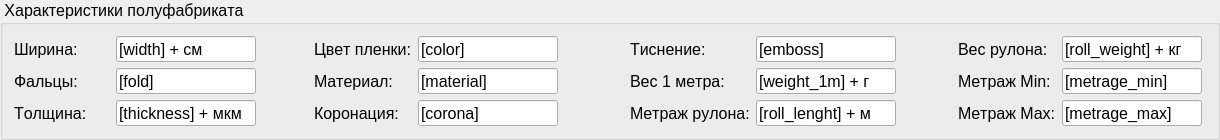
      <widget class="QGroupBox" name="film_params_groupBox">
       <property name="sizePolicy">
        <sizepolicy hsizetype="Expanding" vsizetype="Fixed">
         <horstretch>0</horstretch>
         <verstretch>0</verstretch>
        </sizepolicy>
       </property>
       <property name="minimumSize">
        <size>
         <width>1220</width>
         <height>140</height>
        </size>
       </property>
       <property name="maximumSize">
        <size>
         <width>16777215</width>
         <height>140</height>
        </size>
       </property>
       <property name="font">
        <font>
         <family>Segoe UI Symbol</family>
         <pointsize>12</pointsize>
         <stylestrategy>PreferAntialias</stylestrategy>
         <kerning>false</kerning>
        </font>
       </property>
       <property name="title">
        <string> Характеристики полуфабриката  </string>
       </property>
       <layout class="QGridLayout" name="gridLayout">
        <item row="0" column="0">
         <layout class="QHBoxLayout" name="horizontalLayout_3">
          <property name="spacing">
           <number>6</number>
          </property>
          <property name="bottomMargin">
           <number>0</number>
          </property>
          <item>
           <layout class="QFormLayout" name="formLayout">
            <property name="formAlignment">
             <set>Qt::AlignJustify|Qt::AlignTop</set>
            </property>
            <item row="0" column="0">
             <widget class="QLabel" name="label_5">
              <property name="minimumSize">
               <size>
                <width>96</width>
                <height>0</height>
               </size>
              </property>
              <property name="font">
               <font>
                <family>Segoe UI Symbol</family>
                <pointsize>12</pointsize>
                <stylestrategy>PreferAntialias</stylestrategy>
                <kerning>false</kerning>
               </font>
              </property>
              <property name="text">
               <string>Ширина:</string>
              </property>
              <property name="alignment">
               <set>Qt::AlignLeading|Qt::AlignLeft|Qt::AlignVCenter</set>
              </property>
             </widget>
            </item>
            <item row="0" column="1">
             <widget class="QLineEdit" name="width_lineEdit">
              <property name="minimumSize">
               <size>
                <width>140</width>
                <height>22</height>
               </size>
              </property>
              <property name="maximumSize">
               <size>
                <width>140</width>
                <height>16777215</height>
               </size>
              </property>
              <property name="font">
               <font>
                <family>Segoe UI Symbol</family>
                <pointsize>12</pointsize>
                <stylestrategy>PreferAntialias</stylestrategy>
                <kerning>false</kerning>
               </font>
              </property>
              <property name="styleSheet">
               <string notr="true"/>
              </property>
              <property name="text">
               <string>[width] + см</string>
              </property>
              <property name="alignment">
               <set>Qt::AlignLeading|Qt::AlignLeft|Qt::AlignVCenter</set>
              </property>
              <property name="readOnly">
               <bool>true</bool>
              </property>
             </widget>
            </item>
            <item row="1" column="0">
             <widget class="QLabel" name="label_9">
              <property name="minimumSize">
               <size>
                <width>96</width>
                <height>0</height>
               </size>
              </property>
              <property name="font">
               <font>
                <family>Segoe UI Symbol</family>
                <pointsize>12</pointsize>
                <stylestrategy>PreferAntialias</stylestrategy>
                <kerning>false</kerning>
               </font>
              </property>
              <property name="text">
               <string>Фальцы:</string>
              </property>
              <property name="alignment">
               <set>Qt::AlignLeading|Qt::AlignLeft|Qt::AlignVCenter</set>
              </property>
             </widget>
            </item>
            <item row="1" column="1">
             <widget class="QLineEdit" name="fold_lineEdit">
              <property name="minimumSize">
               <size>
                <width>140</width>
                <height>22</height>
               </size>
              </property>
              <property name="maximumSize">
               <size>
                <width>140</width>
                <height>16777215</height>
               </size>
              </property>
              <property name="font">
               <font>
                <family>Segoe UI Symbol</family>
                <pointsize>12</pointsize>
                <stylestrategy>PreferAntialias</stylestrategy>
                <kerning>false</kerning>
               </font>
              </property>
              <property name="text">
               <string>[fold]</string>
              </property>
              <property name="alignment">
               <set>Qt::AlignLeading|Qt::AlignLeft|Qt::AlignVCenter</set>
              </property>
              <property name="readOnly">
               <bool>true</bool>
              </property>
             </widget>
            </item>
            <item row="2" column="0">
             <widget class="QLabel" name="label_11">
              <property name="minimumSize">
               <size>
                <width>96</width>
                <height>0</height>
               </size>
              </property>
              <property name="font">
               <font>
                <family>Segoe UI Symbol</family>
                <pointsize>12</pointsize>
                <stylestrategy>PreferAntialias</stylestrategy>
                <kerning>false</kerning>
               </font>
              </property>
              <property name="text">
               <string>Толщина:</string>
              </property>
              <property name="alignment">
               <set>Qt::AlignLeading|Qt::AlignLeft|Qt::AlignVCenter</set>
              </property>
             </widget>
            </item>
            <item row="2" column="1">
             <widget class="QLineEdit" name="thickness_lineEdit">
              <property name="minimumSize">
               <size>
                <width>140</width>
                <height>22</height>
               </size>
              </property>
              <property name="maximumSize">
               <size>
                <width>140</width>
                <height>16777215</height>
               </size>
              </property>
              <property name="font">
               <font>
                <family>Segoe UI Symbol</family>
                <pointsize>12</pointsize>
                <stylestrategy>PreferAntialias</stylestrategy>
                <kerning>false</kerning>
               </font>
              </property>
              <property name="text">
               <string>[thickness] + мкм</string>
              </property>
              <property name="alignment">
               <set>Qt::AlignLeading|Qt::AlignLeft|Qt::AlignVCenter</set>
              </property>
              <property name="readOnly">
               <bool>true</bool>
              </property>
             </widget>
            </item>
           </layout>
          </item>
          <item>
           <layout class="QFormLayout" name="formLayout_2">
            <property name="formAlignment">
             <set>Qt::AlignLeading|Qt::AlignLeft|Qt::AlignTop</set>
            </property>
            <property name="rightMargin">
             <number>0</number>
            </property>
            <item row="0" column="0">
             <widget class="QLabel" name="label_13">
              <property name="minimumSize">
               <size>
                <width>96</width>
                <height>0</height>
               </size>
              </property>
              <property name="font">
               <font>
                <family>Segoe UI Symbol</family>
                <pointsize>12</pointsize>
                <stylestrategy>PreferAntialias</stylestrategy>
                <kerning>false</kerning>
               </font>
              </property>
              <property name="text">
               <string>Цвет пленки:</string>
              </property>
              <property name="alignment">
               <set>Qt::AlignLeading|Qt::AlignLeft|Qt::AlignVCenter</set>
              </property>
             </widget>
            </item>
            <item row="0" column="1">
             <widget class="QLineEdit" name="color_lineEdit">
              <property name="minimumSize">
               <size>
                <width>140</width>
                <height>22</height>
               </size>
              </property>
              <property name="maximumSize">
               <size>
                <width>140</width>
                <height>16777215</height>
               </size>
              </property>
              <property name="font">
               <font>
                <family>Segoe UI Symbol</family>
                <pointsize>12</pointsize>
                <stylestrategy>PreferAntialias</stylestrategy>
                <kerning>false</kerning>
               </font>
              </property>
              <property name="text">
               <string>[color]</string>
              </property>
              <property name="alignment">
               <set>Qt::AlignLeading|Qt::AlignLeft|Qt::AlignVCenter</set>
              </property>
              <property name="readOnly">
               <bool>true</bool>
              </property>
             </widget>
            </item>
            <item row="1" column="0">
             <widget class="QLabel" name="label_8">
              <property name="minimumSize">
               <size>
                <width>96</width>
                <height>0</height>
               </size>
              </property>
              <property name="font">
               <font>
                <family>Segoe UI Symbol</family>
                <pointsize>12</pointsize>
                <stylestrategy>PreferAntialias</stylestrategy>
                <kerning>false</kerning>
               </font>
              </property>
              <property name="text">
               <string>Материал:</string>
              </property>
              <property name="alignment">
               <set>Qt::AlignLeading|Qt::AlignLeft|Qt::AlignVCenter</set>
              </property>
             </widget>
            </item>
            <item row="1" column="1">
             <widget class="QLineEdit" name="material_lineEdit">
              <property name="minimumSize">
               <size>
                <width>140</width>
                <height>22</height>
               </size>
              </property>
              <property name="maximumSize">
               <size>
                <width>140</width>
                <height>16777215</height>
               </size>
              </property>
              <property name="font">
               <font>
                <family>Segoe UI Symbol</family>
                <pointsize>12</pointsize>
                <stylestrategy>PreferAntialias</stylestrategy>
                <kerning>false</kerning>
               </font>
              </property>
              <property name="text">
               <string>[material]</string>
              </property>
              <property name="alignment">
               <set>Qt::AlignLeading|Qt::AlignLeft|Qt::AlignVCenter</set>
              </property>
              <property name="readOnly">
               <bool>true</bool>
              </property>
             </widget>
            </item>
            <item row="2" column="0">
             <widget class="QLabel" name="label_14">
              <property name="minimumSize">
               <size>
                <width>96</width>
                <height>0</height>
               </size>
              </property>
              <property name="font">
               <font>
                <family>Segoe UI Symbol</family>
                <pointsize>12</pointsize>
                <stylestrategy>PreferAntialias</stylestrategy>
                <kerning>false</kerning>
               </font>
              </property>
              <property name="text">
               <string>Коронация:</string>
              </property>
              <property name="alignment">
               <set>Qt::AlignLeading|Qt::AlignLeft|Qt::AlignVCenter</set>
              </property>
             </widget>
            </item>
            <item row="2" column="1">
             <widget class="QLineEdit" name="corona_lineEdit">
              <property name="minimumSize">
               <size>
                <width>140</width>
                <height>22</height>
               </size>
              </property>
              <property name="maximumSize">
               <size>
                <width>140</width>
                <height>16777215</height>
               </size>
              </property>
              <property name="font">
               <font>
                <family>Segoe UI Symbol</family>
                <pointsize>12</pointsize>
                <stylestrategy>PreferAntialias</stylestrategy>
                <kerning>false</kerning>
               </font>
              </property>
              <property name="text">
               <string>[corona]</string>
              </property>
              <property name="alignment">
               <set>Qt::AlignLeading|Qt::AlignLeft|Qt::AlignVCenter</set>
              </property>
              <property name="readOnly">
               <bool>true</bool>
              </property>
             </widget>
            </item>
           </layout>
          </item>
          <item>
           <layout class="QFormLayout" name="formLayout_3">
            <property name="formAlignment">
             <set>Qt::AlignHCenter|Qt::AlignTop</set>
            </property>
            <item row="0" column="0">
             <widget class="QLabel" name="label_10">
              <property name="minimumSize">
               <size>
                <width>96</width>
                <height>0</height>
               </size>
              </property>
              <property name="font">
               <font>
                <family>Segoe UI Symbol</family>
                <pointsize>12</pointsize>
                <stylestrategy>PreferAntialias</stylestrategy>
                <kerning>false</kerning>
               </font>
              </property>
              <property name="text">
               <string>Тиснение:</string>
              </property>
              <property name="alignment">
               <set>Qt::AlignLeading|Qt::AlignLeft|Qt::AlignVCenter</set>
              </property>
             </widget>
            </item>
            <item row="0" column="1">
             <widget class="QLineEdit" name="emboss_lineEdit">
              <property name="minimumSize">
               <size>
                <width>140</width>
                <height>22</height>
               </size>
              </property>
              <property name="maximumSize">
               <size>
                <width>140</width>
                <height>16777215</height>
               </size>
              </property>
              <property name="font">
               <font>
                <family>Segoe UI Symbol</family>
                <pointsize>12</pointsize>
                <stylestrategy>PreferAntialias</stylestrategy>
                <kerning>false</kerning>
               </font>
              </property>
              <property name="text">
               <string>[emboss]</string>
              </property>
              <property name="alignment">
               <set>Qt::AlignLeading|Qt::AlignLeft|Qt::AlignVCenter</set>
              </property>
              <property name="readOnly">
               <bool>true</bool>
              </property>
             </widget>
            </item>
            <item row="1" column="0">
             <widget class="QLabel" name="label_12">
              <property name="minimumSize">
               <size>
                <width>96</width>
                <height>0</height>
               </size>
              </property>
              <property name="font">
               <font>
                <family>Segoe UI Symbol</family>
                <pointsize>12</pointsize>
                <stylestrategy>PreferAntialias</stylestrategy>
                <kerning>false</kerning>
               </font>
              </property>
              <property name="text">
               <string>Вес 1 метра:</string>
              </property>
              <property name="alignment">
               <set>Qt::AlignLeading|Qt::AlignLeft|Qt::AlignVCenter</set>
              </property>
             </widget>
            </item>
            <item row="1" column="1">
             <widget class="QLineEdit" name="weight_1m_lineEdit">
              <property name="minimumSize">
               <size>
                <width>140</width>
                <height>22</height>
               </size>
              </property>
              <property name="maximumSize">
               <size>
                <width>140</width>
                <height>16777215</height>
               </size>
              </property>
              <property name="font">
               <font>
                <family>Segoe UI Symbol</family>
                <pointsize>12</pointsize>
                <stylestrategy>PreferAntialias</stylestrategy>
                <kerning>false</kerning>
               </font>
              </property>
              <property name="text">
               <string>[weight_1m] + г</string>
              </property>
              <property name="alignment">
               <set>Qt::AlignLeading|Qt::AlignLeft|Qt::AlignVCenter</set>
              </property>
              <property name="readOnly">
               <bool>true</bool>
              </property>
             </widget>
            </item>
            <item row="2" column="0">
             <widget class="QLabel" name="label_16">
              <property name="minimumSize">
               <size>
                <width>96</width>
                <height>0</height>
               </size>
              </property>
              <property name="font">
               <font>
                <family>Segoe UI Symbol</family>
                <pointsize>12</pointsize>
                <stylestrategy>PreferAntialias</stylestrategy>
                <kerning>false</kerning>
               </font>
              </property>
              <property name="text">
               <string>Метраж рулона:</string>
              </property>
              <property name="alignment">
               <set>Qt::AlignLeading|Qt::AlignLeft|Qt::AlignVCenter</set>
              </property>
             </widget>
            </item>
            <item row="2" column="1">
             <widget class="QLineEdit" name="roll_lenght_lineEdit">
              <property name="minimumSize">
               <size>
                <width>140</width>
                <height>22</height>
               </size>
              </property>
              <property name="maximumSize">
               <size>
                <width>140</width>
                <height>16777215</height>
               </size>
              </property>
              <property name="font">
               <font>
                <family>Segoe UI Symbol</family>
                <pointsize>12</pointsize>
                <stylestrategy>PreferAntialias</stylestrategy>
                <kerning>false</kerning>
               </font>
              </property>
              <property name="text">
               <string>[roll_lenght] + м</string>
              </property>
              <property name="alignment">
               <set>Qt::AlignLeading|Qt::AlignLeft|Qt::AlignVCenter</set>
              </property>
              <property name="readOnly">
               <bool>true</bool>
              </property>
             </widget>
            </item>
           </layout>
          </item>
          <item>
           <layout class="QFormLayout" name="formLayout_10">
            <property name="formAlignment">
             <set>Qt::AlignRight|Qt::AlignTop|Qt::AlignTrailing</set>
            </property>
            <property name="rightMargin">
             <number>10</number>
            </property>
            <item row="0" column="0">
             <widget class="QLabel" name="label_17">
              <property name="minimumSize">
               <size>
                <width>96</width>
                <height>0</height>
               </size>
              </property>
              <property name="font">
               <font>
                <family>Segoe UI Symbol</family>
                <pointsize>12</pointsize>
                <stylestrategy>PreferAntialias</stylestrategy>
                <kerning>false</kerning>
               </font>
              </property>
              <property name="text">
               <string>Вес рулона:</string>
              </property>
              <property name="alignment">
               <set>Qt::AlignLeading|Qt::AlignLeft|Qt::AlignVCenter</set>
              </property>
             </widget>
            </item>
            <item row="0" column="1">
             <widget class="QLineEdit" name="roll_weight_lineEdit">
              <property name="minimumSize">
               <size>
                <width>140</width>
                <height>22</height>
               </size>
              </property>
              <property name="maximumSize">
               <size>
                <width>140</width>
                <height>16777215</height>
               </size>
              </property>
              <property name="font">
               <font>
                <family>Segoe UI Symbol</family>
                <pointsize>12</pointsize>
                <stylestrategy>PreferAntialias</stylestrategy>
                <kerning>false</kerning>
               </font>
              </property>
              <property name="text">
               <string>[roll_weight] + кг</string>
              </property>
              <property name="alignment">
               <set>Qt::AlignLeading|Qt::AlignLeft|Qt::AlignVCenter</set>
              </property>
              <property name="readOnly">
               <bool>true</bool>
              </property>
             </widget>
            </item>
            <item row="1" column="0">
             <widget class="QLabel" name="label_15">
              <property name="minimumSize">
               <size>
                <width>96</width>
                <height>0</height>
               </size>
              </property>
              <property name="font">
               <font>
                <family>Segoe UI Symbol</family>
                <pointsize>12</pointsize>
                <stylestrategy>PreferAntialias</stylestrategy>
                <kerning>false</kerning>
               </font>
              </property>
              <property name="text">
               <string>Метраж Min:</string>
              </property>
              <property name="alignment">
               <set>Qt::AlignLeading|Qt::AlignLeft|Qt::AlignVCenter</set>
              </property>
             </widget>
            </item>
            <item row="1" column="1">
             <widget class="QLineEdit" name="metrage_min_lineEdit">
              <property name="minimumSize">
               <size>
                <width>140</width>
                <height>22</height>
               </size>
              </property>
              <property name="maximumSize">
               <size>
                <width>140</width>
                <height>16777215</height>
               </size>
              </property>
              <property name="font">
               <font>
                <family>Segoe UI Symbol</family>
                <pointsize>12</pointsize>
                <stylestrategy>PreferAntialias</stylestrategy>
                <kerning>false</kerning>
               </font>
              </property>
              <property name="text">
               <string>[metrage_min]</string>
              </property>
              <property name="alignment">
               <set>Qt::AlignLeading|Qt::AlignLeft|Qt::AlignVCenter</set>
              </property>
             </widget>
            </item>
            <item row="2" column="0">
             <widget class="QLabel" name="label_18">
              <property name="minimumSize">
               <size>
                <width>96</width>
                <height>0</height>
               </size>
              </property>
              <property name="font">
               <font>
                <family>Segoe UI Symbol</family>
                <pointsize>12</pointsize>
                <stylestrategy>PreferAntialias</stylestrategy>
                <kerning>false</kerning>
               </font>
              </property>
              <property name="text">
               <string>Метраж Max:</string>
              </property>
              <property name="alignment">
               <set>Qt::AlignLeading|Qt::AlignLeft|Qt::AlignVCenter</set>
              </property>
             </widget>
            </item>
            <item row="2" column="1">
             <widget class="QLineEdit" name="metrage_max_lineEdit">
              <property name="minimumSize">
               <size>
                <width>140</width>
                <height>22</height>
               </size>
              </property>
              <property name="maximumSize">
               <size>
                <width>140</width>
                <height>16777215</height>
               </size>
              </property>
              <property name="font">
               <font>
                <family>Segoe UI Symbol</family>
                <pointsize>12</pointsize>
                <stylestrategy>PreferAntialias</stylestrategy>
                <kerning>false</kerning>
               </font>
              </property>
              <property name="text">
               <string>[metrage_max]</string>
              </property>
              <property name="alignment">
               <set>Qt::AlignLeading|Qt::AlignLeft|Qt::AlignVCenter</set>
              </property>
             </widget>
            </item>
           </layout>
          </item>
         </layout>
        </item>
       </layout>
      </widget>
